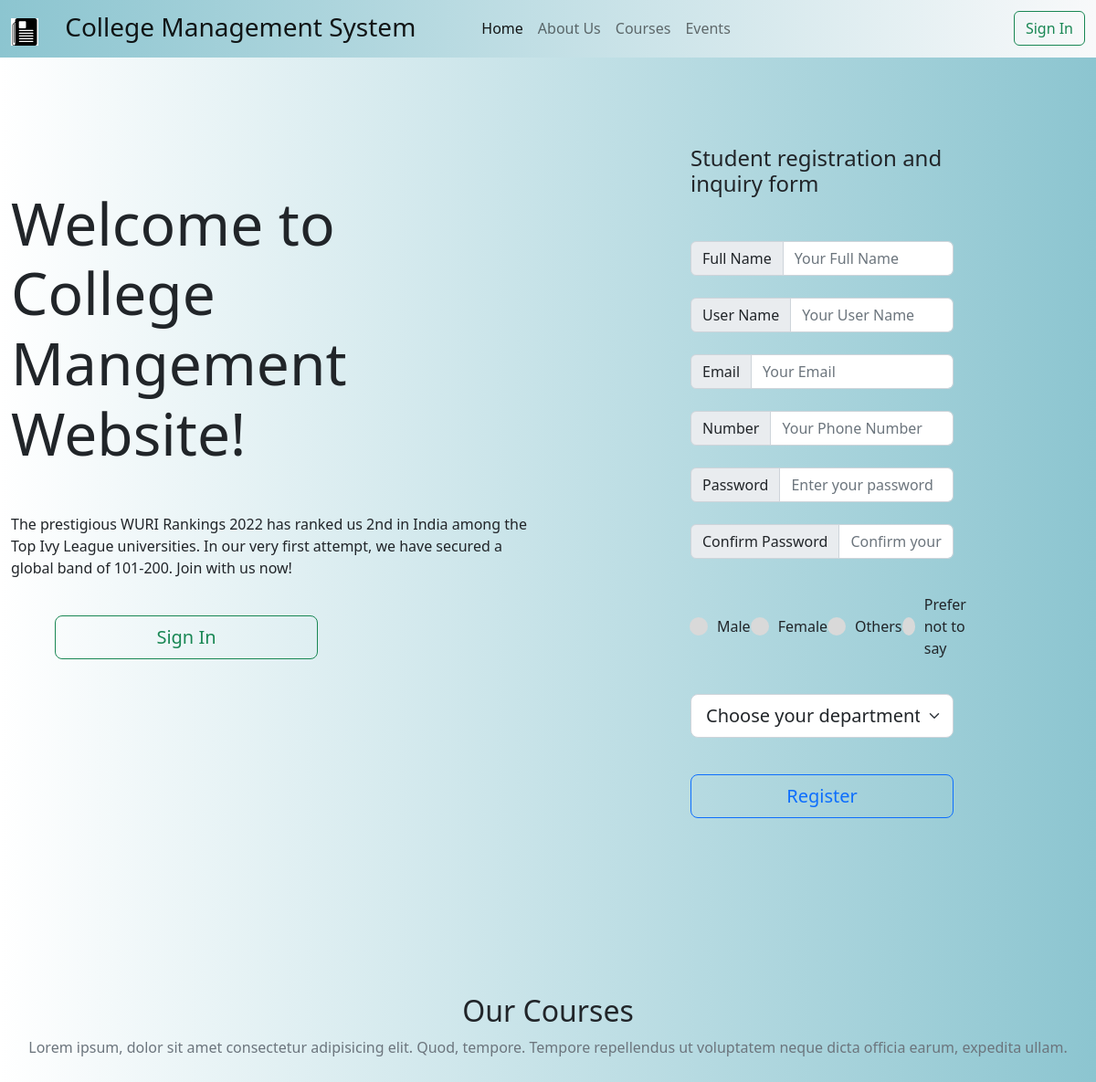
Before: / with the older database file.
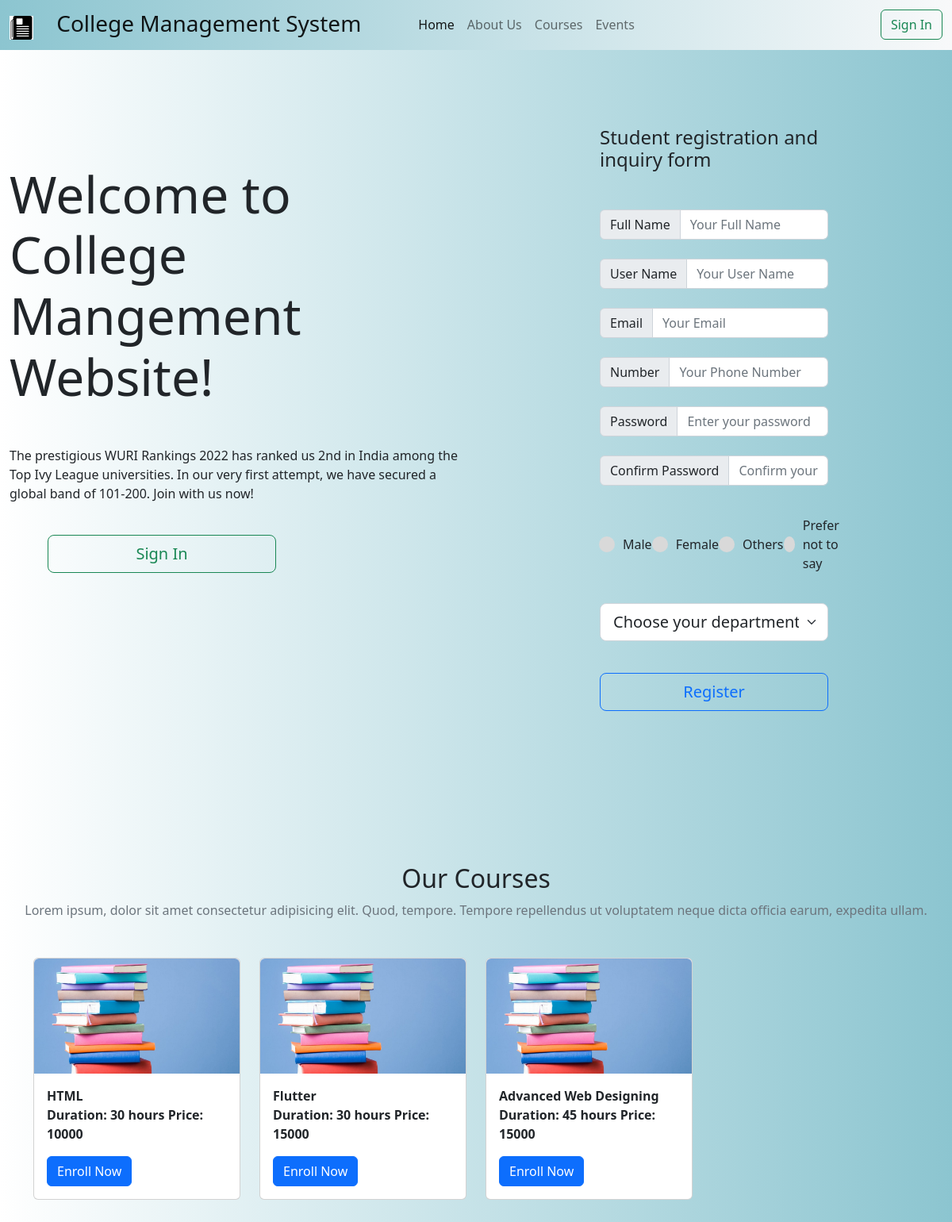
After: the same page with the newer database file.
### tables this page shows
CREATE TABLE IF NOT EXISTS `courses` (
  `id` int(11) NOT NULL AUTO_INCREMENT,
  `course_name` text NOT NULL,
  `category` text NOT NULL,
  `duration` text NOT NULL,
  `price` int(11) NOT NULL,
  `date_added` datetime NOT NULL DEFAULT CURRENT_TIMESTAMP,
  `course_image` text NOT NULL,
  PRIMARY KEY (`id`)
);

### index.php (the view, shortened to what this page needs)
<?php include('includes/config.php'); ?>
<!DOCTYPE html>
<html lang="en">
<head>
  <link href="https://cdn.jsdelivr.net/npm/bootstrap@5.2.0-beta1/dist/css/bootstrap.min.css" rel="stylesheet">
  <link rel="stylesheet" href="style.css">
</head>
<body style="background: linear-gradient(-450deg, #8cc5d0, transparent);">
  <nav class="navbar navbar-expand-lg bg-light" style="background: linear-gradient(450deg, #8cc5d0, transparent);">
    <div class="container-fluid">
      <a href="index.php" class="navbar-brand">
        <img id="college-logo" src="images/logo.svg" alt="College Logo" draggable="false" height="30" />
        <span class="mx-4 h3">College Management System</span>
      </a>
      <div class="collapse navbar-collapse" id="navbarSupportedContent">
        <ul class="navbar-nav me-auto mb-2 mb-lg-0 mx-4">
          <li class="nav-item">
            <a class="nav-link active" aria-current="page" href="index.php">Home</a>
          </li>
          <li class="nav-item">
            <a class="nav-link" href="#">About Us</a>
          </li>
          <li class="nav-item">
            <a class="nav-link" href="#">Courses</a>
          </li>
          <li class="nav-item">
            <a class="nav-link" href="#">Events</a>
          </li>
        </ul>
        <?php if (!isset($_SESSION['signIn'])) { ?>
          <form class="d-flex" role="search">
            <a class="btn btn-outline-success" href="signIn.php">Sign In</a>
          </form>
        <?php } ?>
      </div>
    </div>
  </nav>
  <div class="container-fluid my-5">
    <div class="row">
      <div class="col-lg-6 my-5">
        <h1 class="display-3 my-5">Welcome to College Mangement Website!</h1>
        <p class="my-4">The prestigious WURI Rankings 2022 has ranked us 2nd in India among the Top Ivy League
          universities. In our very first attempt, we have secured a global band of 101-200. Join with us now!</p>
        <?php if (!isset($_SESSION['signIn'])) { ?>
          <a href="signIn.php" class="btn btn-lg btn-outline-success my-3 mx-5 col-lg-6">Sign In </a>
        <?php } ?>
      </div>
      <?php if (!isset($_SESSION['signIn'])) { ?>
        <div class="col-lg-6 my-5">
          <div class="w-50 mx-auto">
            <h4>Student registration and inquiry form</h4>
            <form action="#" method="POST" class="my-5">
              <div class="input-group mb-4">
                <span class="input-group-text" id="fullName">Full Name</span>
                <input type="text" class="form-control" placeholder="Your Full Name" aria-label="fullName" aria-describedby="fullName" required>
              </div>
              <div class="input-group mb-4">
                <span class="input-group-text" id="userName">User Name</span>
                <input type="text" class="form-control" placeholder="Your User Name" aria-label="userName" aria-describedby="userName" required>
              </div>
              <div class="input-group mb-4">
                <span class="input-group-text" id="email">Email</span>
                <input type="email" class="form-control" placeholder="Your Email" aria-label="email" aria-describedby="email" required>
              </div>
              <div class="input-group mb-4">
                <span class="input-group-text" id="phNumber">Number</span>
                <input type="tel" class="form-control" placeholder="Your Phone Number" aria-label="phNumber" aria-describedby="phNumber" required>
              </div>
              <div class="input-group mb-4">
                <span class="input-group-text" id="pWord">Password</span>
                <input type="password" class="form-control" placeholder="Enter your password" aria-label="pWord" aria-describedby="pWord" required>
              </div>
              <div class="input-group mb-4">
                <span class="input-group-text" id="confPass">Confirm Password</span>
                <input type="password" class="form-control" placeholder="Confirm your password" aria-label="confPass" aria-describedby="confPass" required>
              </div>
              <div class="input-group mb-4 gender-details">
                <div class="category">
                  <label for="male">
                    <span class="dot one"></span>
                    <span class="gender">Male</span>
                  </label>
                  <label for="female">
                    <span class="dot two"></span>
                    <span class="gender">Female</span>
                  </label>
                  <label for="others">
                    <span class="dot three"></span>
                    <span class="gender">Others</span>
                  </label>
                  <label for="undefined">
                    <span class="dot four"></span>
                    <span class="gender">Prefer not to say</span>
                  </label>
                </div>
              </div>
              <div class="input-group mb-4">
                <select class="form-select form-select-lg mb-3" aria-label=".form-select-lg example">
                  <option hidden="true">Choose your department</option>
                </select>
              </div>
              <div class="input-group mb-4">
                <input type="submit" class="btn btn-lg btn-outline-primary col-12" value="Register">
              </div>
            </form>
          </div>
        </div>
    </div>
  </div>
<?php } ?>
<section class="py-5">
  <div class="text-center mb-5">
    <h2 class="font-weight-bold">Our Courses</h2>
    <p class="text-muted">Lorem ipsum, dolor sit amet consectetur adipisicing elit. Quod, tempore. Tempore repellendus ut voluptatem neque dicta officia earum, expedita ullam.</p>
  </div>
  <div class="container">
    <div class="row">
      <?php
      $query = mysqli_query($con, "SELECT * FROM courses ORDER BY id DESC LIMIT 0, 8");
      while($course = mysqli_fetch_object($query)) {
      ?>
      <div class="col-lg-3 mb-4">
        <div class="card">
          <div><img src="dist/uploads/<?php echo $course->course_image; ?>" class="img-fluid rounded-top" alt="Course Picture"></div>
          <div class="card-body">
            <b><?php echo $course->course_name; ?></b>
            <p class="card-text">
              <b>Duration: <?php echo $course->duration; ?></b>
              <b>Price: <?php echo $course->price ?></b>
            </p>
            <button class="btn btn-primary">Enroll Now</button>
          </div>
        </div>
      </div>
      <?php } ?>
    </div>
  </div>
</section>
</body>
</html>

### style.css (style rules this page uses)
form .gender-details .category { display: flex; width: 80%; margin: 14px 0; justify-content: space-between; }
.gender-details .category label { display: flex; align-items: center; }
.gender-details .category .dot { height: 20px; width: 20px; background: #D9D9D9; border-radius: 50%; margin-right: 10px; border: 5px solid transparent; transition: all 0.3s ease; }

Changed rows visible on the page:
added courses: course_image (picture), course_name "HTML", duration "30 hours", price "10000"
added courses: course_image (picture), course_name "Flutter", duration "30 hours", price "15000"
added courses: course_image (picture), course_name "Advanced Web Designing", duration "45 hours", price "15000"
